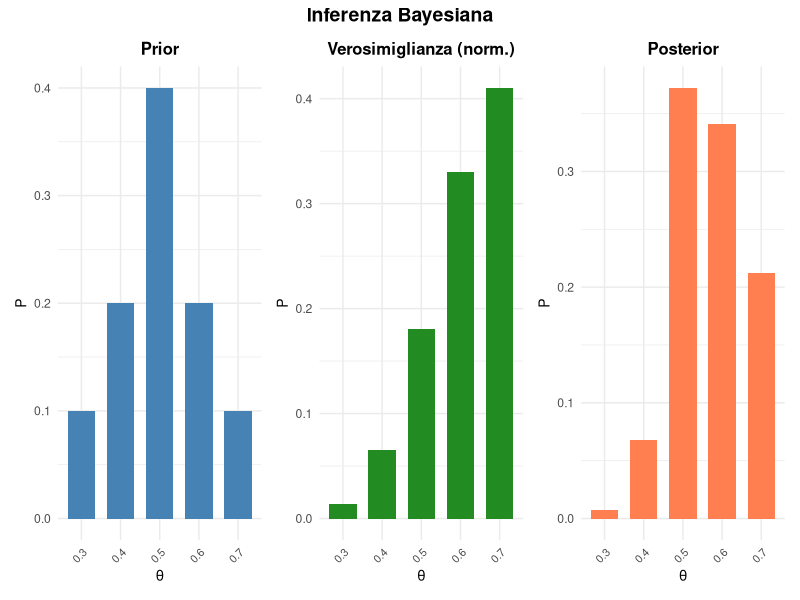

Source code (R):
## ---- chunk 1
#| echo: false
set.seed(42)
## ---- chunk 2
prior <- c(0.10, 0.20, 0.40, 0.20, 0.10)
sum(prior)
## ---- chunk 3
theta <- c(0.3, 0.4, 0.5, 0.6, 0.7)
verosim <- dbinom(7, size = 10, prob = theta)
round(verosim, 3)
## ---- chunk 4
prodotto <- verosim * prior
round(prodotto, 4)
## ---- chunk 5
somma_prodotti <- sum(prodotto)
somma_prodotti
## ---- chunk 6
posterior <- prodotto / somma_prodotti
round(posterior, 3)
## ---- chunk 7
sum(posterior)
## ---- chunk 8
#| echo: false
library(ggplot2)
library(patchwork)

# Funzione per creare un singolo grafico con etichette specifiche
crea_grafico <- function(valori, titolo, colore) {
  dati <- data.frame(theta = as.factor(theta), valore = valori)
  
  ggplot(dati, aes(x = theta, y = valore)) +
    geom_col(fill = colore, width = 0.7) +
    labs(
      x = expression(theta),
      y = "P",
      title = titolo
    ) +
    theme_minimal() +
    theme(
      plot.title = element_text(hjust = 0.5, size = 12, face = "bold"),
      axis.text.x = element_text(angle = 45, hjust = 1, size = 8),
      axis.title = element_text(size = 10)
    )
}

# Creazione dei tre grafici nell'ordine specificato
g_prior <- crea_grafico(prior, "Prior", "steelblue")
g_verosim <- crea_grafico(verosim/sum(verosim), "Verosimiglianza (norm.)", "forestgreen")
g_posterior <- crea_grafico(posterior, "Posterior", "coral")

# Combina i grafici in ordine: Prior (sinistra), Verosimiglianza (centro), Posterior (destra)
composizione <- g_prior + g_verosim + g_posterior

# Aggiungi titolo generale
composizione + 
  plot_annotation(
    title = "Inferenza Bayesiana",
    theme = theme(plot.title = element_text(hjust = 0.5, size = 14, face = "bold"))
  )
## ---- chunk 9
theta_es1 <- c(0.4, 0.5, 0.6)
prior_es1 <- c(0.25, 0.50, 0.25)

verosim_es1 <- dbinom(4, size = 6, prob = theta_es1)
round(verosim_es1, 3)
## ---- chunk 10
prodotto_es1 <- verosim_es1 * prior_es1
round(prodotto_es1, 3)
## ---- chunk 11
posterior_es1 <- prodotto_es1 / sum(prodotto_es1)
round(posterior_es1, 3)
## ---- chunk 12
theta_es2 <- c(0.5, 0.6, 0.7, 0.8)
prior_es2 <- rep(0.25, 4)  # Uniforme

verosim_es2 <- dbinom(6, size = 8, prob = theta_es2)
prodotto_es2 <- verosim_es2 * prior_es2
posterior_es2 <- prodotto_es2 / sum(prodotto_es2)

round(posterior_es2, 3)
## ---- chunk 13
# Sommiamo le probabilità per theta = 0.7 e theta = 0.8
prob_ge_07 <- posterior_es2[3] + posterior_es2[4]
prob_ge_07
